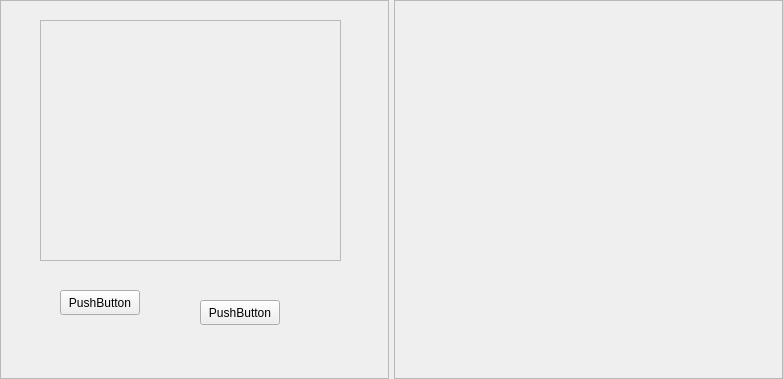
<?xml version="1.0" encoding="UTF-8"?>
<ui version="4.0">
 <class>Form</class>
 <widget class="QWidget" name="Form">
  <property name="geometry">
   <rect>
    <x>0</x>
    <y>0</y>
    <width>783</width>
    <height>379</height>
   </rect>
  </property>
  <property name="windowTitle">
   <string>Form</string>
  </property>
  <layout class="QHBoxLayout" name="horizontalLayout">
   <property name="spacing">
    <number>5</number>
   </property>
   <property name="leftMargin">
    <number>0</number>
   </property>
   <property name="topMargin">
    <number>0</number>
   </property>
   <property name="rightMargin">
    <number>0</number>
   </property>
   <property name="bottomMargin">
    <number>0</number>
   </property>
   <item>
    <widget class="QFrame" name="frame">
     <property name="frameShape">
      <enum>QFrame::StyledPanel</enum>
     </property>
     <property name="frameShadow">
      <enum>QFrame::Raised</enum>
     </property>
     <widget class="QFrame" name="frame_3">
      <property name="geometry">
       <rect>
        <x>40</x>
        <y>20</y>
        <width>301</width>
        <height>241</height>
       </rect>
      </property>
      <property name="frameShape">
       <enum>QFrame::StyledPanel</enum>
      </property>
      <property name="frameShadow">
       <enum>QFrame::Raised</enum>
      </property>
      <widget class="QLabel" name="label">
       <property name="geometry">
        <rect>
         <x>30</x>
         <y>30</y>
         <width>241</width>
         <height>171</height>
        </rect>
       </property>
       <property name="text">
        <string/>
       </property>
       <property name="pixmap">
        <pixmap resource="../resource.qrc">:/images/resources/scenery1.jpg</pixmap>
       </property>
       <property name="scaledContents">
        <bool>true</bool>
       </property>
       <property name="alignment">
        <set>Qt::AlignCenter</set>
       </property>
      </widget>
     </widget>
     <widget class="QPushButton" name="pushButton">
      <property name="geometry">
       <rect>
        <x>60</x>
        <y>290</y>
        <width>80</width>
        <height>25</height>
       </rect>
      </property>
      <property name="text">
       <string>PushButton</string>
      </property>
     </widget>
     <widget class="QPushButton" name="pushButton_2">
      <property name="geometry">
       <rect>
        <x>200</x>
        <y>300</y>
        <width>80</width>
        <height>25</height>
       </rect>
      </property>
      <property name="text">
       <string>PushButton</string>
      </property>
     </widget>
    </widget>
   </item>
   <item>
    <widget class="QFrame" name="frame_2">
     <property name="frameShape">
      <enum>QFrame::StyledPanel</enum>
     </property>
     <property name="frameShadow">
      <enum>QFrame::Raised</enum>
     </property>
    </widget>
   </item>
  </layout>
 </widget>
 <resources>
  <include location="../resource.qrc"/>
 </resources>
 <connections/>
</ui>
